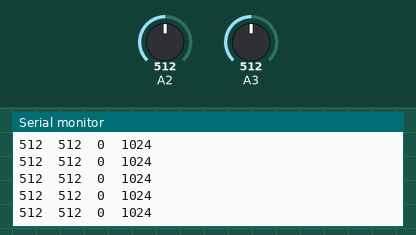
Bench run of a sketch on a simulated Arduino Uno, built with avr-gcc and run on an emulated ATmega328P. On the bench: the last lines printed to the serial monitor. Inputs (shaded band) come from the test bench; at power-on: A3 = 512, A2 = 512.

Above: at 2.7 s.
2.8 s: A3 set to 982
At 3.4 s:
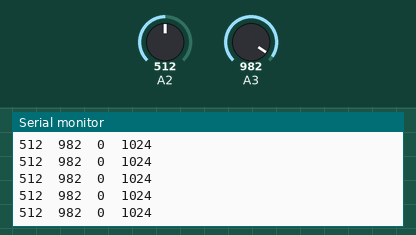
4.3 s: A3 set to 1009
At 4.9 s:
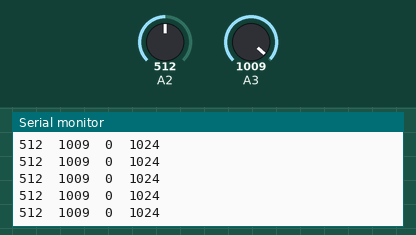
Timing chart, 0 to 7.2 s (numbered marks = the images above; inputs shaded):
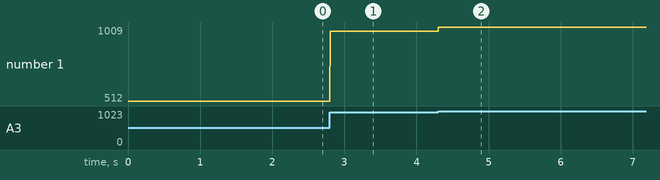

The sketch:

doubleLight.ino
```cpp
#define IR_PIN    4   // Signal Pin of IR receiver to Arduino Digital Pin 4
#define BUZZER    5

//Consistency and shifts
//Source of error
//Calibration
//Comparison

void setup() {
  // put your setup code here, to run once:
  Serial.begin(115200);
  Serial.setTimeout(2);
}

void loop() {
  // put your main code here, to run repeatedly:

  Serial.print(analogRead(A2));
  Serial.print('\t');
  Serial.print(analogRead(A3));

  Serial.print('\t');
  Serial.print(0);
  Serial.print('\t');
  Serial.print(1024);

  Serial.println();
  delay(2);
}
```

Measured:
- after the input at 2.8 s, the serial monitor: prints a new line at once (image 1)
- after the input at 4.3 s, the serial monitor: prints a new line at once (image 2)
- plotted number 1: 512 → 982 after the input at 2.8 s, 982 → 1009 after the input at 4.3 s
